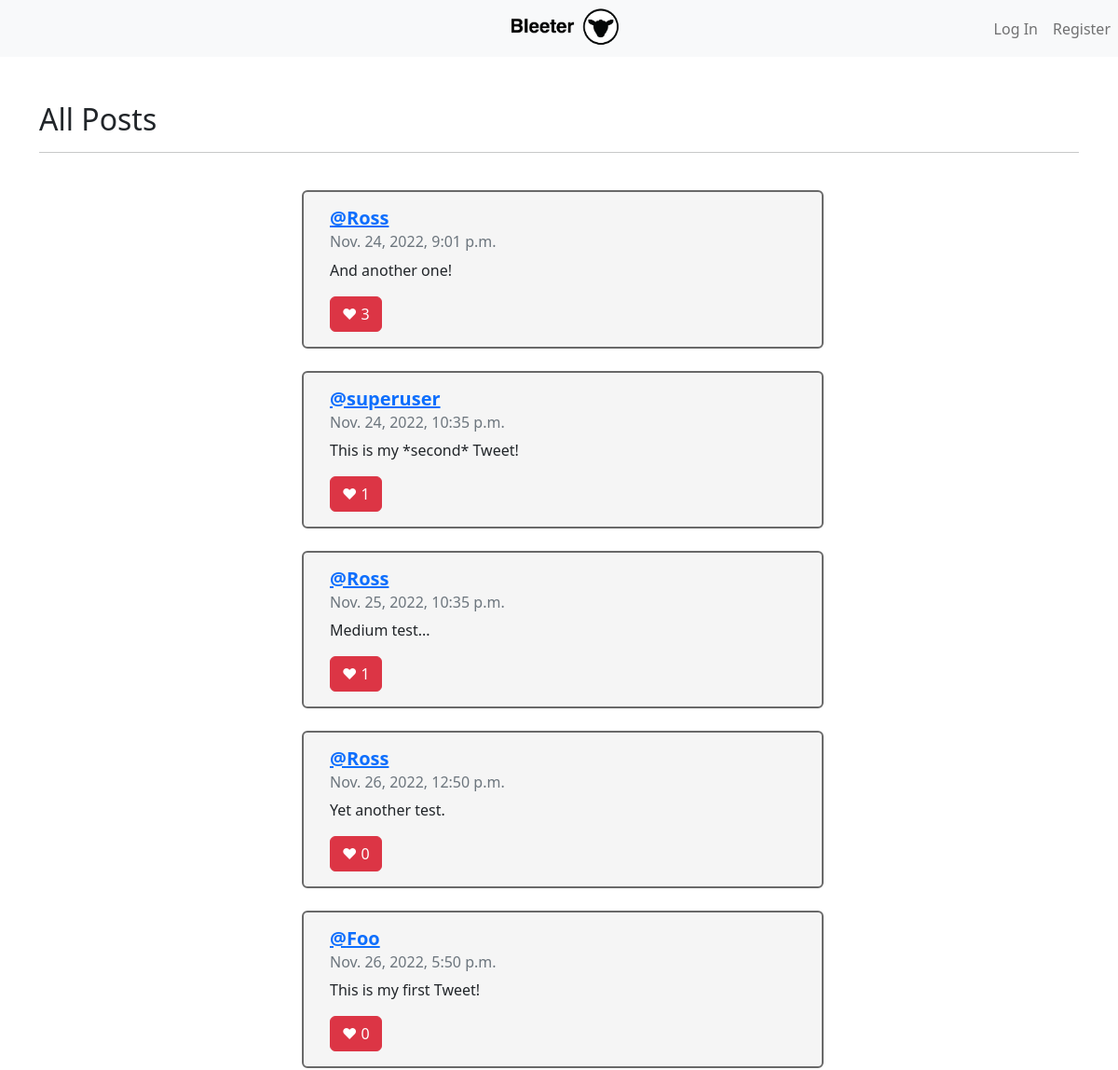
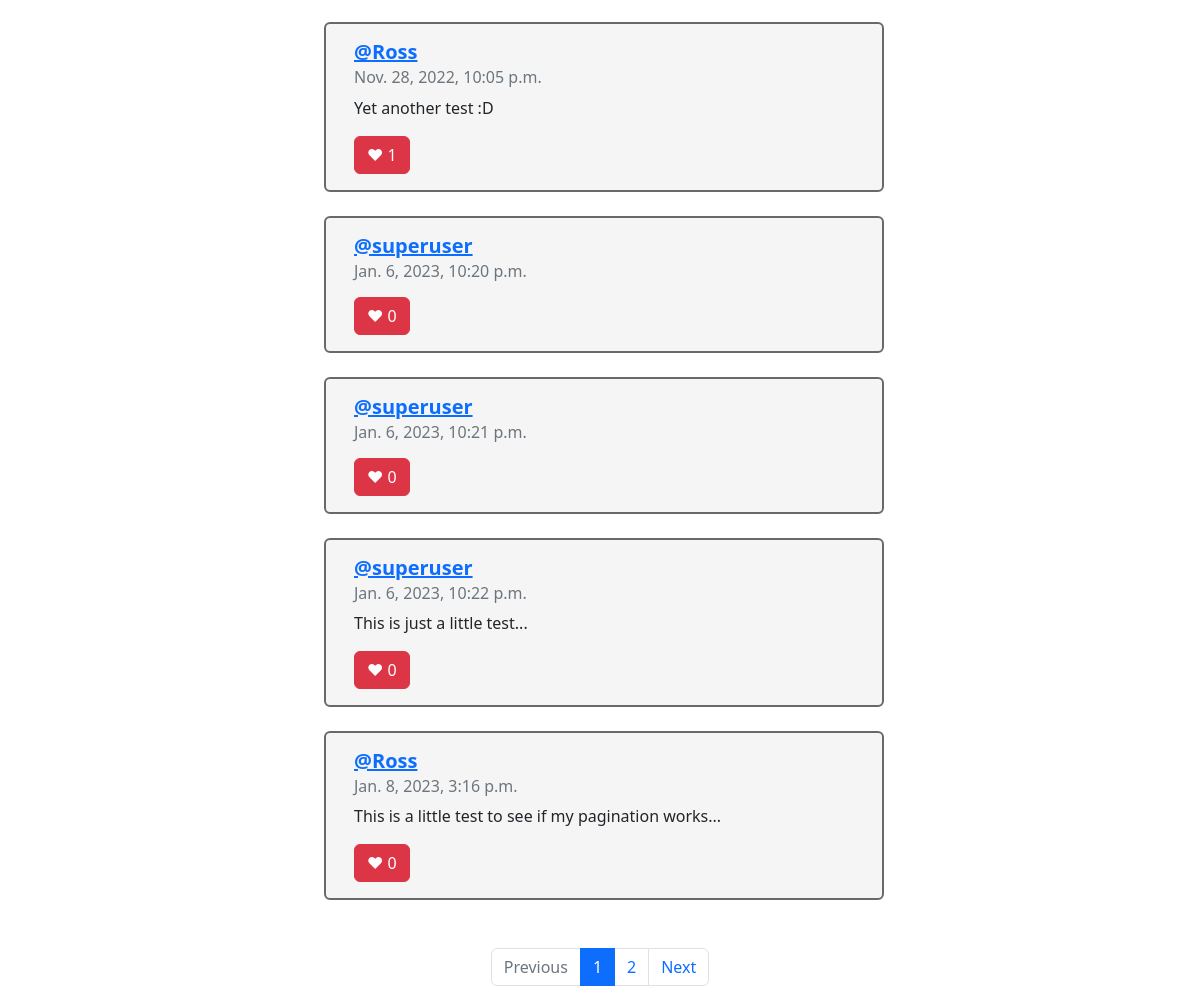
Page /allPosts on the committed database (2 pictures, top to bottom).
### network/models.py (models this page shows, shortened)
class Tweet(models.Model):
    author = models.ForeignKey(User, on_delete=models.CASCADE)
    tweetText = models.CharField(max_length=255)
    posted = models.DateTimeField(auto_now_add=True)
    like = models.ManyToManyField(User, blank=True, related_name="likes")

class User(AbstractUser):
    pass

### network/views.py (the view)
# urls.py: path("allPosts", views.allPosts, name="allPosts"),
def allPosts(request):
    tweets = Tweet.objects.all()
    paginator = Paginator(tweets, 10)
    page_number = request.GET.get('page')
    page_obj = paginator.get_page(page_number)
    return render(request, "network/allPosts.html", {
        "page_obj": page_obj
    })

### network/templates/network/allPosts.html (shortened to what this page needs)
{% extends "network/layout.html" %}
{% block body %}
<br>
<h2>All Posts</h2>
<hr><br>
<div class="container">
   {% for tweet in page_obj %}
   <div class="row justify-content-center mb-4">
      <div class="ms-2 card" style="width: 35rem" data-id="{{tweet.id}}";>
         <div class="card-body rounded">
            <h5 class="card-title"><a href="{% url 'profile' user_id=tweet.author.id%}"><b>@{{ tweet.author}}</b></h5></a>
            <h6 class="card-subtitle mb-2 text-muted">{{tweet.posted}}</h6>
            <p class="card-text" id="tweetText">{{tweet.tweetText}}</p>
            {% if user.username in tweet.like.all|stringformat:'s' %}
            <button class="btn btn-danger float-left" id="foo">&hearts;&nbsp;<span id="number">{{ tweet.like.all.count }}</span></button>
            {% else %}
            <button class="btn btn-secondary float-left" id="foo">&hearts;&nbsp;<span id="number">{{ tweet.like.all.count }}</span></button>
            {% endif %}
         </div>
      </div>
      <br>
   </div>
   {% endfor %}
   <br>
   <nav aria-label="Page navigation example">
      <ul class="pagination justify-content-center">
         {% if page_obj.has_previous %}
         <li class="page-item">
            <a class="page-link" href="?page={{ page_obj.previous_page_number }}">Previous</a>
         </li>
         {% else %}
         <li class="page-item disabled">
            <a class="page-link" href="#" tabindex="-1" aria-disabled="True">Previous</a>
         </li>
         {% endif %}
         {% for i in page_obj.paginator.page_range %}
         {% if page_obj.number == i %}
         <li class="page-item active" aria-current="page">
            <span class="page-link">
               {{ i }}
            </span>
         </li>
         {% else %}
         <li class="page-item"><a class="page-link" href="?page={{ i }}">{{ i }}</a></li>
         {% endif %}
         {% endfor %}
         {% if page_obj.has_next %}
         <li class="page-item">
            <a class="page-link" href="?page={{ page_obj.next_page_number }}">Next</a>
         </li>
         {% else %}
         <li class="page-item disabled">
            <a class="page-link" href="#" tabindex="-1" aria-disabled="True">Next</a>
         </li>
         {% endif %}
      </ul>
   </nav>
   {% endblock %}

### network/static/network/styles.css (style rules this page uses)
.card { background-color: #F5F5F5; border: 2px solid dimgrey; }

### rows in the picture
Tweet: author "Ross", posted "Nov. 24, 2022, 9:01 p.m.", tweetText "And another one!", like.all.count "3"
Tweet: author "superuser", posted "Nov. 24, 2022, 10:35 p.m.", tweetText "This is my *second* Tweet!", like.all.count "1"
Tweet: author "Ross", posted "Nov. 25, 2022, 10:35 p.m.", tweetText "Medium test...", like.all.count "1"
Tweet: author "Ross", posted "Nov. 26, 2022, 12:50 p.m.", tweetText "Yet another test.", like.all.count "0"
Tweet: author "Foo", posted "Nov. 26, 2022, 5:50 p.m.", tweetText "This is my first Tweet!", like.all.count "0"
Tweet: author "Ross", posted "Nov. 28, 2022, 10:05 p.m.", tweetText "Yet another test :D", like.all.count "1"
Tweet: author "superuser", posted "Jan. 6, 2023, 10:20 p.m.", like.all.count "0"
Tweet: author "superuser", posted "Jan. 6, 2023, 10:21 p.m.", like.all.count "0"
Tweet: author "superuser", posted "Jan. 6, 2023, 10:22 p.m.", tweetText "This is just a little test...", like.all.count "0"
Tweet: author "Ross", posted "Jan. 8, 2023, 3:16 p.m.", tweetText "This is a little test to see if my pagination works...", like.all.count "0"

### other values in the picture
{{ i }} "1"
{{ i }} "2"
